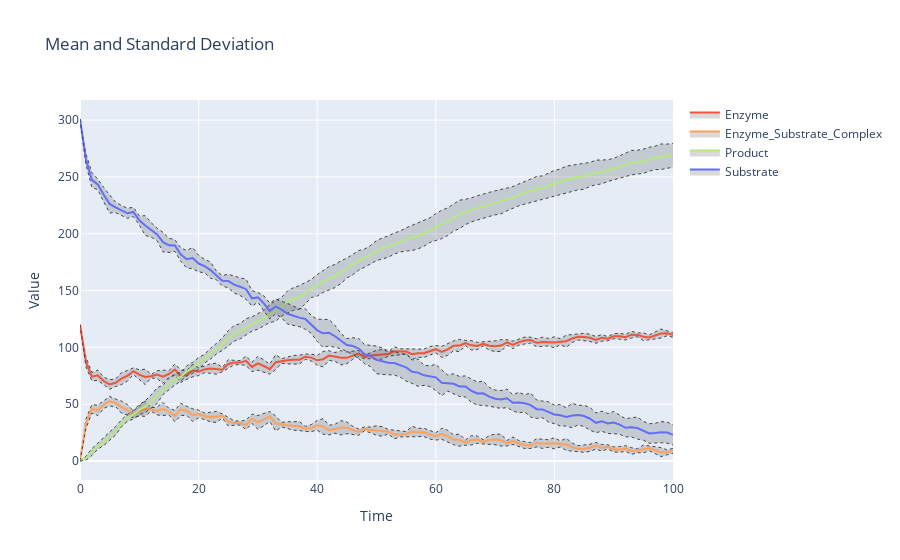

The cell this chart's notebook holds for it:
### Code cell
results_many_trajectories.plotplotly_std_dev_range()
